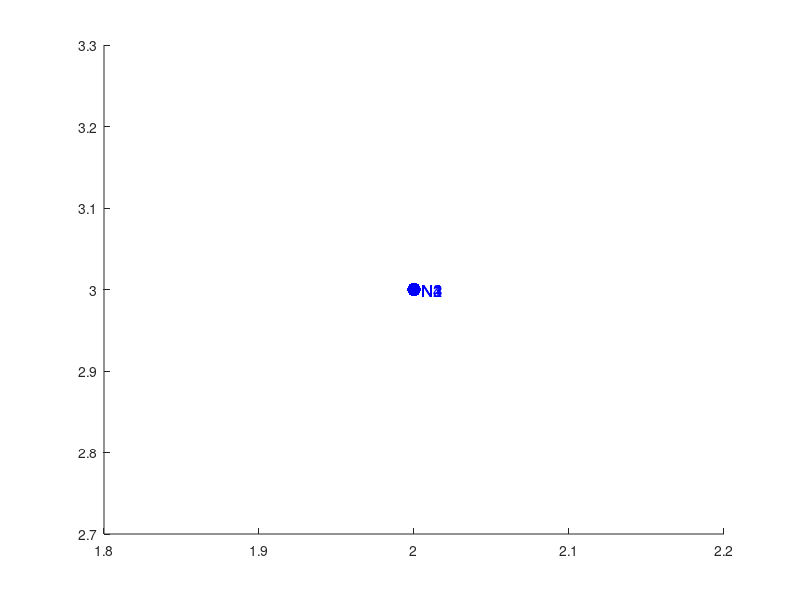

MATLAB code for this plot:
% Define the nodal coordinates of the tetrahedron (all nodes have the same values)
nodes = [
    2.0, 3.0, 4.0;  % Node 1
    2.0, 3.0, 4.0;  % Node 2
    2.0, 3.0, 4.0;  % Node 3
    2.0, 3.0, 4.0;  % Node 4
];

% Define the integration point (centroid)
integration_point = [2.0, 3.0, 4.0];

% Plot the tetrahedron
figure;
hold on;

% Plot the edges of the tetrahedron
tet_edges = [
    1, 2;
    1, 3;
    1, 4;
    2, 3;
    2, 4;
    3, 4
];
for i = 1:size(tet_edges, 1)
    plot3(nodes(tet_edges(i, :), 1), nodes(tet_edges(i, :), 2), nodes(tet_edges(i, :), 3), 'k-', 'LineWidth', 1.5);
end

% Plot the nodes
scatter3(nodes(:, 1), nodes(:, 2), nodes(:, 3), 100, 'b', 'filled');
text(nodes(:, 1), nodes(:, 2), nodes(:, 3), {'  N1', '  N2', '  N3', '  N4'}, 'FontSize', 12, 'Color', 'b');

% Pl
